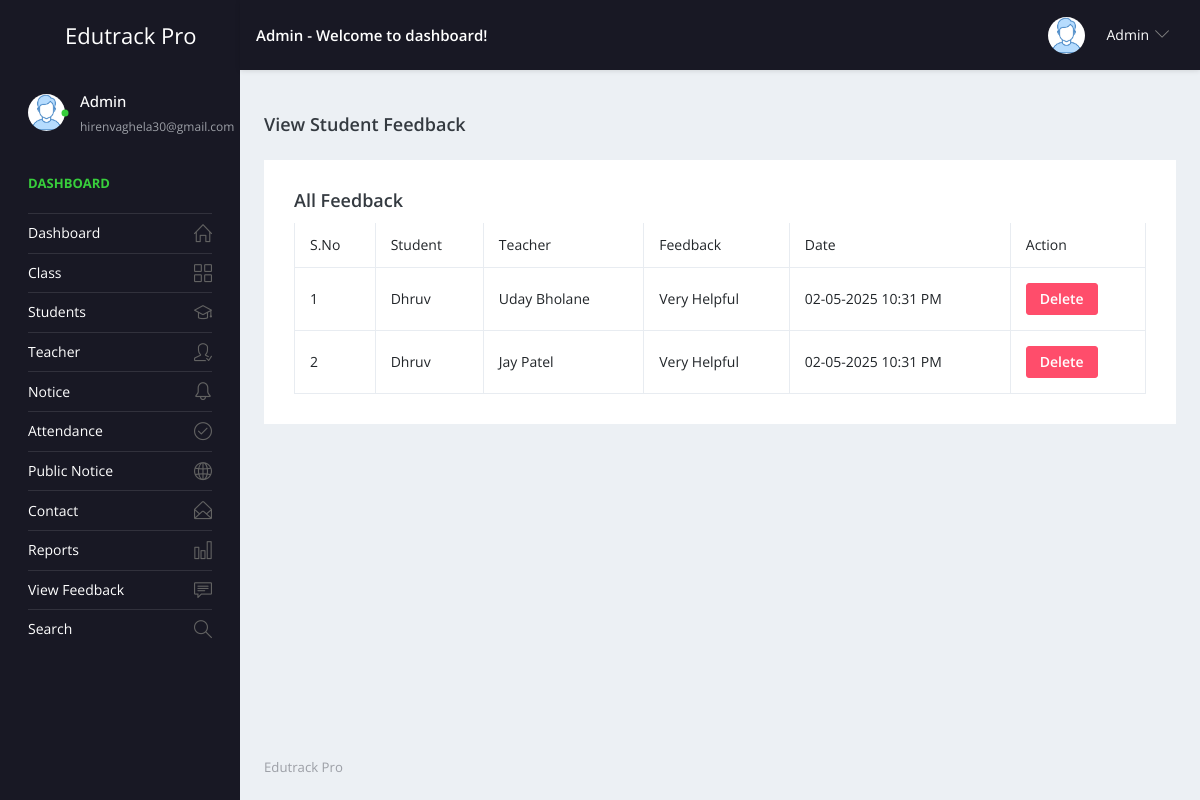
/admin/view-feedback.php (signed in), run on the app's committed database.
### tables this page shows
CREATE TABLE `tblfeedback` (
  `id` int(11) NOT NULL,
  `studentid` varchar(100) DEFAULT NULL,
  `teacherid` int(11) DEFAULT NULL,
  `feedbacktext` text DEFAULT NULL,
  `postingDate` datetime DEFAULT current_timestamp()
);

CREATE TABLE `tblstudent` (
  `ID` int(10) NOT NULL,
  `StudentName` varchar(200) DEFAULT NULL,
  `StudentEmail` varchar(200) DEFAULT NULL,
  `StudentClass` int(200) DEFAULT NULL,
  `Gender` varchar(50) DEFAULT NULL,
  `DOB` date DEFAULT NULL,
  `StuID` varchar(200) DEFAULT NULL,
  `FatherName` mediumtext DEFAULT NULL,
  `MotherName` mediumtext DEFAULT NULL,
  `ContactNumber` bigint(10) DEFAULT NULL,
  `AltenateNumber` bigint(10) DEFAULT NULL,
  `Address` mediumtext DEFAULT NULL,
  `UserName` varchar(200) DEFAULT NULL,
  `Password` varchar(200) DEFAULT NULL,
  `Image` varchar(200) DEFAULT NULL,
  `DateofAdmission` timestamp NULL DEFAULT current_timestamp()
);

CREATE TABLE `tblteacher` (
  `ID` int(10) NOT NULL,
  `TeacherName` varchar(120) DEFAULT NULL,
  `UserName` varchar(120) DEFAULT NULL,
  `MobileNumber` bigint(10) DEFAULT NULL,
  `Email` varchar(200) DEFAULT NULL,
  `TeacherClass` varchar(100) DEFAULT NULL,
  `Gender` varchar(50) DEFAULT NULL,
  `Image` varchar(200) DEFAULT NULL,
  `TeacherID` varchar(200) DEFAULT NULL,
  `Password` varchar(200) DEFAULT NULL,
  `TeacherRegdate` timestamp NULL DEFAULT current_timestamp()
);

### admin/view-feedback.php (the view, shortened to what this page needs)
<?php
include('includes/dbconnection.php');
?>
<!DOCTYPE html>
<html lang="en">
<head>
    <link rel="stylesheet" href="vendors/css/vendor.bundle.base.css">
    <link rel="stylesheet" href="css/style.css">
    <link rel="stylesheet" href="vendors/simple-line-icons/css/simple-line-icons.css">
    <link rel="stylesheet" href="vendors/flag-icon-css/css/flag-icon.min.css">
    <link rel="stylesheet" href="vendors/css/vendor.bundle.base.css">
    <link rel="stylesheet" href="vendors/select2/select2.min.css">
    <link rel="stylesheet" href="vendors/select2-bootstrap-theme/select2-bootstrap.min.css">
</head>
<body>
    <div class="container-scroller">
        <?php include_once('includes/header.php'); ?>
        <div class="container-fluid page-body-wrapper">
            <?php include_once('includes/sidebar.php'); ?>
            <div class="main-panel">
                <div class="content-wrapper">
                    <div class="page-header">
                        <h3 class="page-title">View Student Feedback</h3>
                    </div>
                    <?php
                    $sql = "SELECT f.ID, f.feedbacktext, f.postingDate, s.StudentName, t.TeacherName
                            FROM tblfeedback f
                            LEFT JOIN tblstudent s ON f.studentid = s.StuID
                            LEFT JOIN tblteacher t ON f.teacherid = t.ID
                            ORDER BY f.postingDate DESC";
                    $query = $dbh->prepare($sql);
                    $query->execute();
                    $results = $query->fetchAll(PDO::FETCH_OBJ);
                    ?>
                    <div class="card">
                        <div class="card-body">
                            <h4 class="card-title">All Feedback</h4>
                            <div class="table-responsive d-none d-md-block">
                                <table class="table table-bordered">
                                    <thead>
                                        <tr>
                                            <th>S.No</th>
                                            <th>Student</th>
                                            <th>Teacher</th>
                                            <th>Feedback</th>
                                            <th>Date</th>
                                            <th>Action</th>
                                        </tr>
                                    </thead>
                                    <tbody>
                                        <?php
                                        if ($query->rowCount() > 0) {
                                            $cnt = 1;
                                            foreach ($results as $row) {
                                        ?>
                                                <tr>
                                                    <td><?php echo $cnt++; ?></td>
                                                    <td><?php echo htmlentities($row->StudentName); ?></td>
                                                    <td><?php echo htmlentities($row->TeacherName); ?></td>
                                                    <td><?php echo htmlentities($row->feedbacktext); ?></td>
                                                    <td><?php echo htmlentities(date("d-m-Y h:i A", strtotime($row->postingDate))); ?></td>
                                                    <td>
                                                        <a href="view-feedback.php?delid=<?php echo $row->ID; ?>" onclick="return confirm('Delete this feedback?')" class="btn btn-danger btn-sm">Delete</a>
                                                    </td>
                                                </tr>
                                        <?php
                                            }
                                        } else {
                                            echo '<tr><td colspan="6" class="text-center text-danger">No feedback found.</td></tr>';
                                        }
                                        ?>
                                    </tbody>
                                </table>
                            </div>
                        </div>
                    </div>
                </div>
                <?php include_once('includes/footer.php'); ?>
            </div>
        </div>
    </div>
</body>
</html>

### admin/includes/header.php (shortened to what this page needs)
<nav class="navbar default-layout-navbar col-lg-12 col-12 p-0 fixed-top d-flex flex-row flex-wrap" style="background-color: #181824; overflow: visible;">
  <div class="navbar-brand-wrapper d-flex align-items-center justify-content-center px-3">
    <a class="navbar-brand brand-logo d-none d-lg-block" href="dashboard.php">
      <strong style="color: white; font-size: 22px; white-space: nowrap;">Edutrack Pro</strong>
    </a>
  </div>
  <?php
  $aid = $_SESSION['sturecmsaid'];
  $sql = "SELECT * FROM tbladmin WHERE ID = :aid";
  $query = $dbh->prepare($sql);
  $query->bindParam(':aid', $aid, PDO::PARAM_STR);
  $query->execute();
  $results = $query->fetchAll(PDO::FETCH_OBJ);
  if ($query->rowCount() > 0) {
    foreach ($results as $row) {
  ?>
      <div class="navbar-menu-wrapper d-flex align-items-center justify-content-between flex-grow-1 flex-wrap px-3">
        <h6 class="mb-0 font-weight-medium d-none d-md-inline" style="color: white;">
          <?php echo htmlentities($row->AdminName); ?> - Welcome to dashboard!
        </h6>
        <ul class="navbar-nav navbar-nav-right d-flex align-items-center ml-auto">
          <li class="nav-item dropdown user-dropdown position-relative">
            <a class="nav-link dropdown-toggle d-flex align-items-center" id="UserDropdown" href="#" role="button" data-toggle="dropdown" aria-expanded="false">
              <img class="img-xs rounded-circle" src="images/faces/face8.jpg" alt="Profile image">
              <span class="font-weight-normal ml-2" style="color: white;"><?php echo htmlentities($row->AdminName); ?></span>
            </a>
          </li>
        </ul>
      </div>
  <?php
    }
  }
  ?>
</nav>

### admin/includes/sidebar.php (shortened to what this page needs)
<nav class="sidebar sidebar-offcanvas" id="sidebar">
  <ul class="nav">
    <li class="nav-item nav-profile">
      <a href="#" class="nav-link">
        <div class="profile-image">
          <img class="img-xs rounded-circle" src="images/faces/face8.jpg" alt="profile image">
          <div class="dot-indicator bg-success"></div>
        </div>
        <div class="text-wrapper">
          <?php
          $aid = $_SESSION['sturecmsaid'];
          $sql = "SELECT * from tbladmin where ID=:aid";
          $query = $dbh->prepare($sql);
          $query->bindParam(':aid', $aid, PDO::PARAM_STR);
          $query->execute();
          $results = $query->fetchAll(PDO::FETCH_OBJ);
          $cnt = 1;
          if ($query->rowCount() > 0) {
            foreach ($results as $row) { ?>
              <p class="profile-name"><?php echo htmlentities($row->AdminName); ?></p>
              <p class="designation"><?php echo htmlentities($row->Email); ?></p><?php $cnt = $cnt + 1;
                                                                                }
                                                                              } ?>
        </div>
      </a>
    </li>
    <li class="nav-item nav-category">
      <span class="nav-link">Dashboard</span>
    </li>
    <li class="nav-item">
      <a class="nav-link" href="dashboard.php">
        <span class="menu-title">Dashboard</span>
        <i class="icon-home menu-icon"></i>
      </a>
    </li>
    <li class="nav-item">
      <a class="nav-link" data-toggle="collapse" href="#ui-basic" aria-expanded="false" aria-controls="ui-basic">
        <span class="menu-title">Class</span>
        <i class="icon-grid menu-icon"></i>
      </a>
    </li>
    <li class="nav-item">
      <a class="nav-link" data-toggle="collapse" href="#ui-basic1" aria-expanded="false" aria-controls="ui-basic1">
        <span class="menu-title">Students</span>
        <i class="icon-graduation menu-icon"></i>
      </a>
    </li>
    <li class="nav-item">
      <a class="nav-link" data-toggle="collapse" href="#ui-basic2" aria-expanded="false" aria-controls="ui-basic2">
        <span class="menu-title">Teacher</span>
        <i class="icon-user-following menu-icon"></i>
      </a>
    </li>
    <li class="nav-item">
      <a class="nav-link" data-toggle="collapse" href="#auth" aria-expanded="false" aria-controls="auth">
        <span class="menu-title">Notice</span>
        <i class="icon-bell menu-icon"></i>
      </a>
    </li>
    <li class="nav-item">
      <a class="nav-link" data-toggle="collapse" href="#at" aria-expanded="false" aria-controls="at">
        <span class="menu-title">Attendance</span>
        <i class="icon-check menu-icon"></i>
      </a>
    </li>
    <li class="nav-item">
      <a class="nav-link" data-toggle="collapse" href="#auth1" aria-expanded="false" aria-controls="auth1">
        <span class="menu-title">Public Notice</span>
        <i class="icon-globe menu-icon"></i>
      </a>
    </li>
    <li class="nav-item">
      <a class="nav-link" data-toggle="collapse" href="#auth2" aria-expanded="false" aria-controls="auth2">
        <span class="menu-title">Contact</span>
        <i class="icon-envelope-open menu-icon"></i>
      </a>
    </li>
    <li class="nav-item">
      <a class="nav-link" data-toggle="collapse" href="#auth22" aria-expanded="false" aria-controls="auth22">
        <span class="menu-title">Reports</span>
        <i class="icon-chart menu-icon"></i>
      </a>
    </li>
    <li class="nav-item">
      <a class="nav-link" href="view-feedback.php">
        <span class="menu-title">View Feedback</span>
        <i class="icon-speech menu-icon"></i>
      </a>
    </li>
    <li class="nav-item">
      <a class="nav-link" href="search.php">
        <span class="menu-title">Search</span>
        <i class="icon-magnifier menu-icon"></i>
      </a>
    </li>
  </ul>
</nav>

### admin/includes/header.php (style rules this page uses)
.navbar-menu-wrapper { position: relative; z-index: 1050 !important; overflow: visible !important; }
.navbar-nav-right { overflow: visible !important; position: relative; z-index: 1060; }

### data on the page
tblfeedback: tblstudent.StudentName "Dhruv", teacherid.TeacherName "Uday Bholane", feedbacktext "Very Helpful", postingDate "02-05-2025 10:31 PM"
tblfeedback: tblstudent.StudentName "Dhruv", teacherid.TeacherName "Jay Patel", feedbacktext "Very Helpful", postingDate "02-05-2025 10:31 PM"

### other printed values
$row->AdminName "Admin"
$row->Email "hirenvaghela30@gmail.com"
